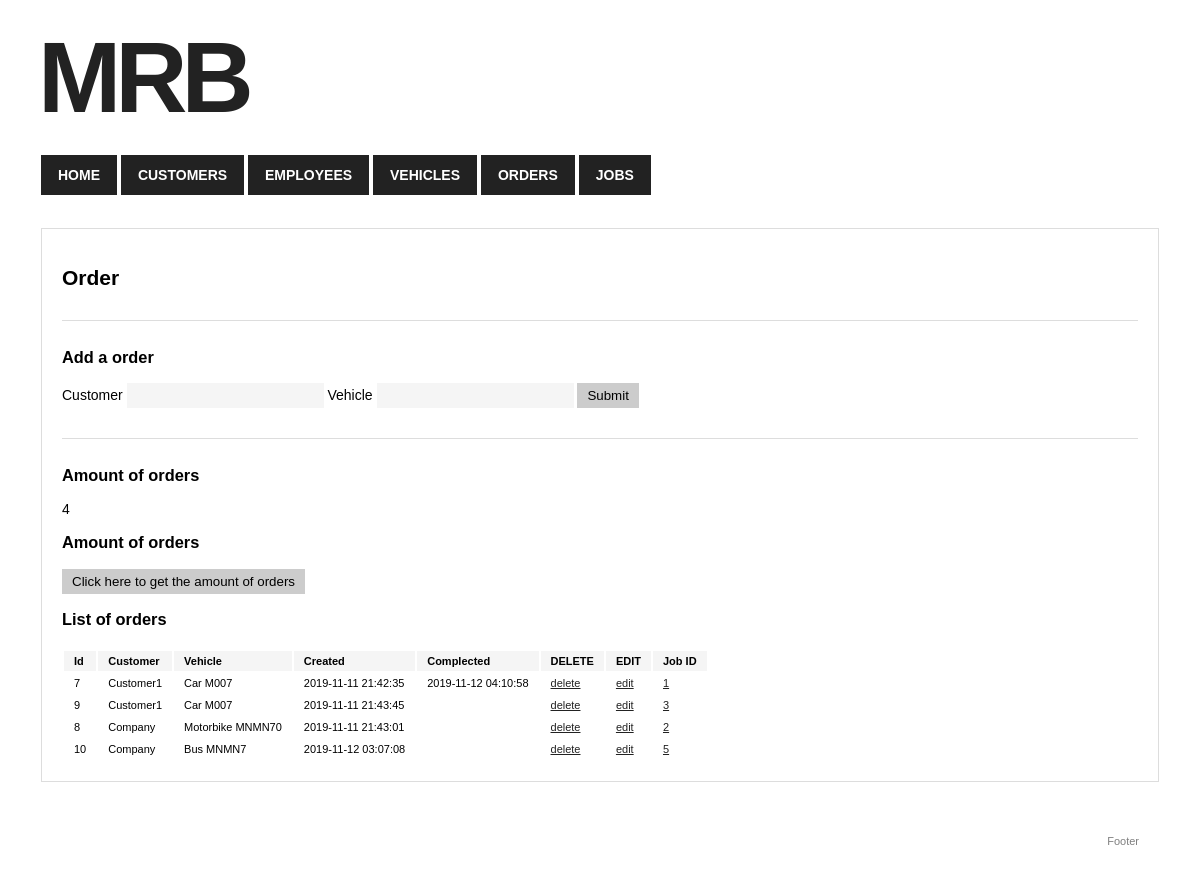
The page /orders on the database its author committed.
### tables this page shows
CREATE TABLE IF NOT EXISTS `Orders` (
  `id` int(10) unsigned NOT NULL AUTO_INCREMENT,
  `customerId` int(10) unsigned NOT NULL,
  `vehicleId` int(10) unsigned NOT NULL,
  `created_at` datetime NOT NULL DEFAULT CURRENT_TIMESTAMP,
  `completed_at` datetime DEFAULT NULL,
  PRIMARY KEY (`vehicleId`,`customerId`,`created_at`),
  UNIQUE KEY `Index 1` (`id`),
  KEY `FK_Orders_Customers` (`customerId`),
  CONSTRAINT `FK_Orders_Customers` FOREIGN KEY (`customerId`) REFERENCES `Customers` (`id`),
  CONSTRAINT `FK_Orders_Venicles` FOREIGN KEY (`vehicleId`) REFERENCES `Vehicles` (`id`)
);

CREATE TABLE IF NOT EXISTS `Customers` (
  `id` int(10) unsigned NOT NULL AUTO_INCREMENT,
  `name` varchar(100) NOT NULL,
  `address` varchar(255) DEFAULT NULL,
  `email` varchar(255) DEFAULT NULL,
  `phone` varchar(15) DEFAULT NULL,
  `respondMethod` tinyint(1) unsigned NOT NULL DEFAULT '0',
  `created_at` datetime NOT NULL DEFAULT CURRENT_TIMESTAMP,
  UNIQUE KEY `Index 1` (`id`),
  KEY `Index 2` (`name`)
);

CREATE TABLE IF NOT EXISTS `Vehicles` (
  `id` int(10) unsigned NOT NULL AUTO_INCREMENT,
  `plate` varchar(10) NOT NULL,
  `customerId` int(10) unsigned DEFAULT NULL,
  `type` enum('Car','Bus','Motorbike') NOT NULL DEFAULT 'Car',
  UNIQUE KEY `Index 1` (`id`),
  KEY `Index 2` (`customerId`,`plate`),
  CONSTRAINT `FK_Venicles_Customers` FOREIGN KEY (`customerId`) REFERENCES `Customers` (`id`)
);

### application/controller/orders.php (called while the page is built, shortened)
<?php
class Orders extends Controller
{
    public function loadModel()
    {
        require_once APP . 'model/ordermodel.php';
        $this->model = new OrderModel($this->db);
    }
    public function index()
    {
        $orders = $this->model->getAllOrders();
        $amount_of_orders = $this->model->getAmountOfOrders();
        require APP . 'view/_templates/header.php';
        require APP . 'view/orders/index.php';
        require APP . 'view/_templates/footer.php';
    }
}

### public/index.php (called while the page is built, shortened)
<?php
require APP . 'core/controller.php';
$app = new Application();

### application/core/controller.php (called while the page is built, shortened)
<?php
class Controller
{
    protected function openDatabaseConnection()
    {
        $options = array(PDO::ATTR_DEFAULT_FETCH_MODE => PDO::FETCH_OBJ, PDO::ATTR_ERRMODE => PDO::ERRMODE_WARNING);
        $this->db = new PDO(DB_TYPE . ':host=' . DB_HOST . ';dbname=' . DB_NAME . ';charset=' . DB_CHARSET, DB_USER, DB_PASS, $options);
    }
}

### application/model/ordermodel.php (called while the page is built, shortened)
<?php
class OrderModel extends Model
{
    public $db = null;
    function __construct($db)
    {
        try {
            $this->db = $db;
        } catch (PDOException $e) {
            exit('Database connection could not be established.');
        }
    }
    public function getAllOrders()
    {
        $sql = "SELECT o.*, c.name AS `customer`, v.`type` AS `vehicleType`, v.plate AS `vehiclePlate`,
IFNULL((SELECT j.id FROM Jobs AS j WHERE j.orderId=o.id),0) AS 'job'
FROM Orders AS o
LEFT JOIN Customers AS c ON o.customerId = c.id
LEFT JOIN Vehicles AS v ON v.id = o.vehicleId";
        $query = $this->db->prepare($sql);
        $query->execute();
        return $query->fetchAll();
    }
    public function getAmountOfOrders()
    {
        $sql = "SELECT COUNT(id) AS `amount_of_orders` FROM `Orders`";
        $query = $this->db->prepare($sql);
        $query->execute();
        return $query->fetch()->amount_of_orders;
    }
}

### application/view/orders/index.php (the view, shortened to what this page needs)
<div class="container">
    <h2>Order</h2>
    <div class="box">
        <h3>Add a order</h3>
        <form action="<?php echo URL; ?>orders/addorder" method="POST">
            <label>Customer</label>
            <input type="text" name="customerId" value="" required />
            <label>Vehicle</label>
            <input type="text" name="vehicleId" value="" />
            <input type="submit" name="submit_add_order" value="Submit" />
        </form>
    </div>
    <div class="box">
        <h3>Amount of orders</h3>
        <div>
            <?php echo $amount_of_orders; ?>
        </div>
        <h3>Amount of orders</h3>
        <div>
            <button id="javascript-ajax-button">Click here to get the amount of orders</button>
        </div>
        <h3>List of orders</h3>
        <table>
            <thead style="background-color: #ddd; font-weight: bold;">
            <tr>
                <td>Id</td>
                <td>Customer</td>
                <td>Vehicle</td>
                <td>Created</td>
                <td>Complected</td>
                <td>DELETE</td>
                <td>EDIT</td>
                <td>Job ID</td>
            </tr>
            </thead>
            <tbody>
            <?php foreach ($orders as $order) { ?>
                <tr>
                    <td><?php if (isset($order->id)) echo htmlspecialchars($order->id, ENT_QUOTES, 'UTF-8'); ?></td>
                    <td><?php if (isset($order->customer)) echo htmlspecialchars($order->customer, ENT_QUOTES, 'UTF-8'); ?></td>
                    <td><?php if (isset($order->vehicleId)) echo htmlspecialchars($order->vehicleType, ENT_QUOTES, 'UTF-8').' '.
                            htmlspecialchars($order->vehiclePlate, ENT_QUOTES, 'UTF-8'); ?></td>
                    <td><?php if (isset($order->created_at)) echo htmlspecialchars($order->created_at, ENT_QUOTES, 'UTF-8'); ?></td>
                    <td><?php if (isset($order->completed_at)) echo htmlspecialchars($order->completed_at, ENT_QUOTES, 'UTF-8'); ?></td>
                    <td><a href="<?php echo URL . 'orders/deleteorder/' . htmlspecialchars($order->id, ENT_QUOTES, 'UTF-8'); ?>">delete</a></td>
                    <td><a href="<?php echo URL . 'orders/editorder/' . htmlspecialchars($order->id, ENT_QUOTES, 'UTF-8'); ?>">edit</a></td>
                    <td><?php if (isset($order->job)) {
                       if ($order->job==0) {
                           echo '<a href="'. URL . 'jobs/generate/'.$order->id.'" >Create job</a>';
                       } else {
                          echo '<a href="'. URL . 'jobs/editjob/'.$order->job.'" >'. htmlspecialchars($order->job, ENT_QUOTES, 'UTF-8').'</a>';
                        }
                    } ?>
                </td></tr>
            <?php } ?>
            </tbody>
        </table>
    </div>
</div>

### public/css/style.css (style rules this page uses)
body { font-family: Arial; font-size: 14px; }
.container { border: 1px solid #ddd; padding: 20px; margin: 33px; }
.container a { color: #222; }
.container table { font-size: 11px; margin-top: 20px; }
.container table thead td { background-color: #f5f5f5; padding: 4px 10px; }
.container table tbody td { padding: 4px 10px; }
.container .box { border-top: 1px solid #ddd; padding-top: 10px; margin-top: 30px; }
.container input { background-color: #f5f5f5; border: 0; padding: 5px 10px; }
.container input[type="submit"] { background-color: #ccc; cursor: pointer; }
.container button { background-color: #ccc; border: 0; padding: 5px 10px; cursor: pointer; }

### rows shown on the page
orders: id "7", customerId.name "Customer1", vehicleId.type "Car", vehicleId.plate "M007", created_at "2019-11-11 21:42:35", completed_at "2019-11-12 04:10:58", job "1"
orders: id "9", customerId.name "Customer1", vehicleId.type "Car", vehicleId.plate "M007", created_at "2019-11-11 21:43:45", job "3"
orders: id "8", customerId.name "Company", vehicleId.type "Motorbike", vehicleId.plate "MNMN70", created_at "2019-11-11 21:43:01", job "2"
orders: id "10", customerId.name "Company", vehicleId.type "Bus", vehicleId.plate "MNMN7", created_at "2019-11-12 03:07:08", job "5"

### other values the page prints
$amount_of_orders "4"
